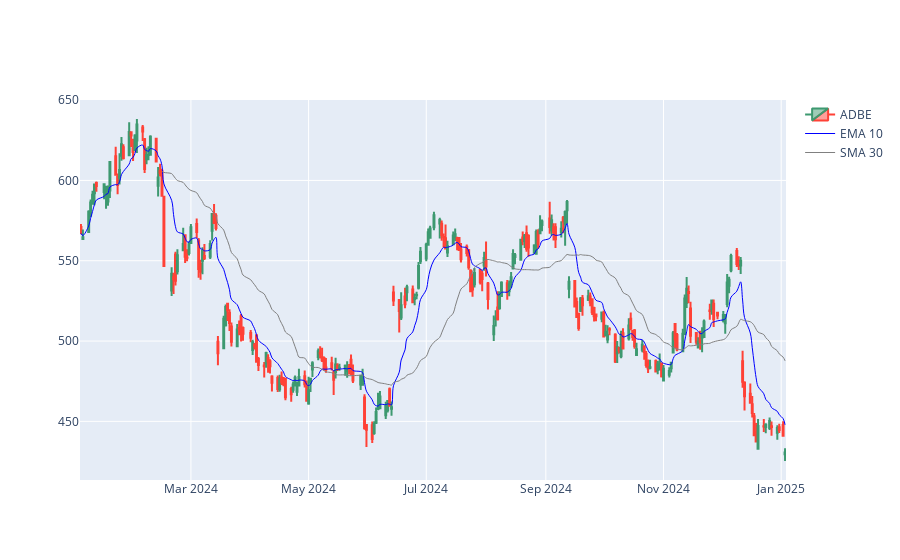
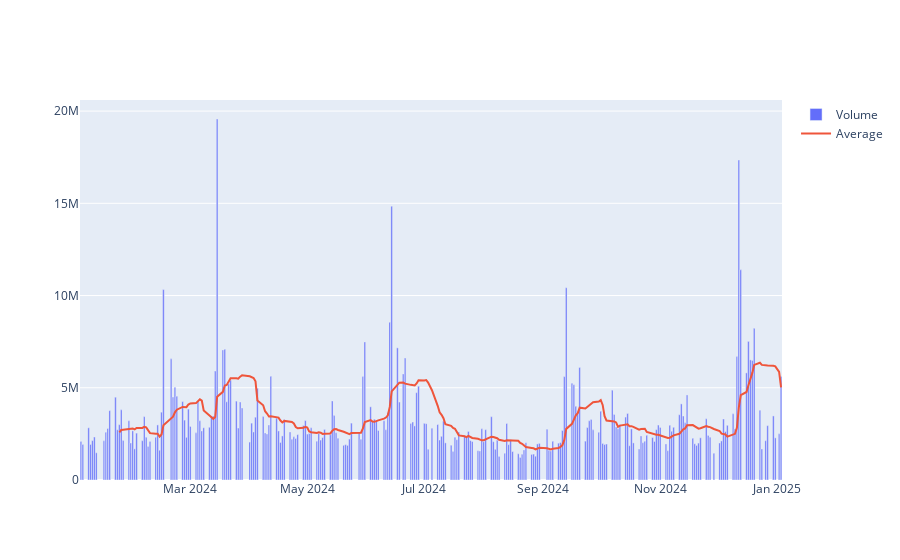

The cell these charts' notebook holds for them, in order:
### Code cell
from finta import TA

data = t.history(period='1y', rounding=True)
data['ema10'] = TA.EMA(data, 10)
data['sma30'] = TA.SMA(data, 30)

import plotly.graph_objects as go

fig = go.Figure(data=[
                go.Candlestick(
                    x = data.index, # date values
                    open  = data['Open'],
                    high  = data['High'],
                    low   = data['Low'],
                    close = data['Close'],
                    name = STOCK
                ),
         
                go.Scatter( x=data['ema10'].index,
                            y=data['ema10'],
                            name='EMA 10',
                            line=dict(color='blue',
                                      width=1,
                                      shape='spline'), # smooth the line
                            ),
        
                go.Scatter( x=data['sma30'].index,
                            y=data['sma30'],
                            name='SMA 30',
                            line=dict(color='grey',
                                      width=1,
                                      shape='spline'), # smooth the line
                            ),
                
                ])

# Mask a default range slider
fig.update_layout(xaxis_rangeslider_visible=False)
fig.show()

data['vol_avg'] = data['Volume'].rolling(14).mean()
# Create the histogram
fig1 = go.Figure(
    data = [
        go.Bar(x=data.index, y=data['Volume'], name='Volume'),
        go.Scatter(x=data.index, y=data['vol_avg'], name='Average')
    ])

fig1.show()

### Figure 1 — Plotly figure (JSON) as saved in the notebook; plotly's stock layout.template omitted (floating-point values rounded to 4 significant figures; data arrays with more than 128 entries replaced by an {"elided": "..."} marker saying what was removed)
{"data": [{"close": {"elided": "252 float values"}, "high": {"elided": "252 float values"}, "low": {"elided": "252 float values"}, "name": "ADBE", "open": {"elided": "252 float values"}, "type": "candlestick", "x": {"elided": "252 str values"}}, {"line": {"color": "blue", "shape": "spline", "width": 1}, "name": "EMA 10", "type": "scatter", "x": {"elided": "252 str values"}, "y": {"elided": "252 float values"}}, {"line": {"color": "grey", "shape": "spline", "width": 1}, "name": "SMA 30", "type": "scatter", "x": {"elided": "252 str values"}, "y": {"elided": "252 float values"}}], "layout": {"xaxis": {"rangeslider": {"visible": false}}}}

### Figure 2 — Plotly figure (JSON) as saved in the notebook; plotly's stock layout.template omitted (floating-point values rounded to 4 significant figures; data arrays with more than 128 entries replaced by an {"elided": "..."} marker saying what was removed)
{"data": [{"name": "Volume", "type": "bar", "x": {"elided": "252 str values"}, "y": {"elided": "252 int values"}}, {"name": "Average", "type": "scatter", "x": {"elided": "252 str values"}, "y": {"elided": "252 float values"}}], "layout": {}}
